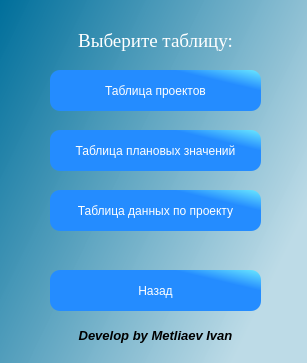
<?xml version="1.0" encoding="UTF-8"?>
<ui version="4.0">
 <class>MainWindow</class>
 <widget class="QMainWindow" name="MainWindow">
  <property name="geometry">
   <rect>
    <x>0</x>
    <y>0</y>
    <width>307</width>
    <height>363</height>
   </rect>
  </property>
  <property name="minimumSize">
   <size>
    <width>0</width>
    <height>0</height>
   </size>
  </property>
  <property name="maximumSize">
   <size>
    <width>1000</width>
    <height>1000</height>
   </size>
  </property>
  <property name="windowTitle">
   <string>Выбор таблицы</string>
  </property>
  <property name="styleSheet">
   <string notr="true">QWidget#centralwidget{
     background:qlineargradient(spread:pad, x1:0, y1:0, x2:1, y2:0.574, stop:0 rgba(0, 111, 155, 255), stop:1 rgba(187, 218, 230, 248));
}</string>
  </property>
  <widget class="QWidget" name="centralwidget">
   <widget class="QPushButton" name="backButton">
    <property name="geometry">
     <rect>
      <x>50</x>
      <y>270</y>
      <width>211</width>
      <height>41</height>
     </rect>
    </property>
    <property name="styleSheet">
     <string notr="true">QPushButton{
     background-color: qlineargradient(spread:pad, x1:0.75, y1:0.204545, x2:1, y2:0, stop:0 rgba(36, 140, 255, 255), stop:1 rgba(106, 232, 255, 255));
     border-style: outset;
     border-radius: 10px;
     font: 12pt &quot;Times New Roman&quot;;
	 color:white;
 }

QPushButton:hover{
     background-color:qlineargradient(spread:reflect, x1:0, y1:0.261, x2:0.989, y2:0, stop:0.267045 rgba(255, 0, 0, 255), stop:1 rgba(255, 255, 255, 255));
     border-style: inset;
     font: 14pt &quot;Times New Roman&quot;;
	 color:black;
 }</string>
    </property>
    <property name="text">
     <string>Назад</string>
    </property>
   </widget>
   <widget class="QPushButton" name="table_1Button">
    <property name="geometry">
     <rect>
      <x>50</x>
      <y>70</y>
      <width>211</width>
      <height>41</height>
     </rect>
    </property>
    <property name="styleSheet">
     <string notr="true">QPushButton{
     background-color: qlineargradient(spread:pad, x1:0.75, y1:0.204545, x2:1, y2:0, stop:0 rgba(36, 140, 255, 255), stop:1 rgba(106, 232, 255, 255));
     border-style: outset;
     border-radius: 10px;
     font: 12pt &quot;Times New Roman&quot;;
	 color:white;
 }

QPushButton:hover{
     background-color:qlineargradient(spread:pad, x1:0, y1:0, x2:1, y2:0, stop:0 rgba(0, 171, 0, 255), stop:1 rgba(255, 255, 255, 255));
     border-style: inset;
     font: 14pt &quot;Times New Roman&quot;;
	 color:black;
 }</string>
    </property>
    <property name="text">
     <string>Таблица проектов</string>
    </property>
   </widget>
   <widget class="QLabel" name="label_2">
    <property name="geometry">
     <rect>
      <x>10</x>
      <y>20</y>
      <width>291</width>
      <height>41</height>
     </rect>
    </property>
    <property name="font">
     <font>
      <family>Times New Roman</family>
      <pointsize>14</pointsize>
      <weight>50</weight>
      <bold>false</bold>
     </font>
    </property>
    <property name="styleSheet">
     <string notr="true">QLabel{
font: 14pt &quot;Times New Roman&quot;;
color:white
}</string>
    </property>
    <property name="text">
     <string>Выберите таблицу:</string>
    </property>
    <property name="alignment">
     <set>Qt::AlignCenter</set>
    </property>
    <property name="wordWrap">
     <bool>true</bool>
    </property>
   </widget>
   <widget class="QPushButton" name="table_2Button">
    <property name="geometry">
     <rect>
      <x>50</x>
      <y>190</y>
      <width>211</width>
      <height>41</height>
     </rect>
    </property>
    <property name="styleSheet">
     <string notr="true">QPushButton{
     background-color: qlineargradient(spread:pad, x1:0.75, y1:0.204545, x2:1, y2:0, stop:0 rgba(36, 140, 255, 255), stop:1 rgba(106, 232, 255, 255));
     border-style: outset;
     border-radius: 10px;
     font: 10pt &quot;Times New Roman&quot;;
	 color:white;
 }

QPushButton:hover{
     background-color:qlineargradient(spread:pad, x1:0, y1:0, x2:1, y2:0, stop:0 rgba(0, 171, 0, 255), stop:1 rgba(255, 255, 255, 255));
     border-style: inset;
     font: 12pt &quot;Times New Roman&quot;;
	 color:black;
 }</string>
    </property>
    <property name="text">
     <string>Таблица данных по проекту</string>
    </property>
   </widget>
   <widget class="QLabel" name="label_develop">
    <property name="geometry">
     <rect>
      <x>10</x>
      <y>310</y>
      <width>291</width>
      <height>51</height>
     </rect>
    </property>
    <property name="font">
     <font>
      <family>MS Sans Serif</family>
      <pointsize>10</pointsize>
      <weight>75</weight>
      <italic>true</italic>
      <bold>true</bold>
     </font>
    </property>
    <property name="text">
     <string>Develop by Metliaev Ivan</string>
    </property>
    <property name="alignment">
     <set>Qt::AlignCenter</set>
    </property>
   </widget>
   <widget class="QLabel" name="logo">
    <property name="geometry">
     <rect>
      <x>250</x>
      <y>310</y>
      <width>51</width>
      <height>51</height>
     </rect>
    </property>
    <property name="minimumSize">
     <size>
      <width>30</width>
      <height>30</height>
     </size>
    </property>
    <property name="styleSheet">
     <string notr="true">image:url(:/logo/logo/35th Parallel-logos1.png);
</string>
    </property>
    <property name="text">
     <string/>
    </property>
   </widget>
   <widget class="QPushButton" name="table_planButton">
    <property name="geometry">
     <rect>
      <x>50</x>
      <y>130</y>
      <width>211</width>
      <height>41</height>
     </rect>
    </property>
    <property name="styleSheet">
     <string notr="true">QPushButton{
     background-color: qlineargradient(spread:pad, x1:0.75, y1:0.204545, x2:1, y2:0, stop:0 rgba(36, 140, 255, 255), stop:1 rgba(106, 232, 255, 255));
     border-style: outset;
     border-radius: 10px;
     font: 10pt &quot;Times New Roman&quot;;
	 color:white;
 }

QPushButton:hover{
     background-color:qlineargradient(spread:pad, x1:0, y1:0, x2:1, y2:0, stop:0 rgba(0, 171, 0, 255), stop:1 rgba(255, 255, 255, 255));
     border-style: inset;
     font: 12pt &quot;Times New Roman&quot;;
	 color:black;
 }</string>
    </property>
    <property name="text">
     <string>Таблица плановых значений</string>
    </property>
   </widget>
  </widget>
 </widget>
 <resources>
  <include location="../images/images_store.qrc"/>
 </resources>
 <connections/>
</ui>
